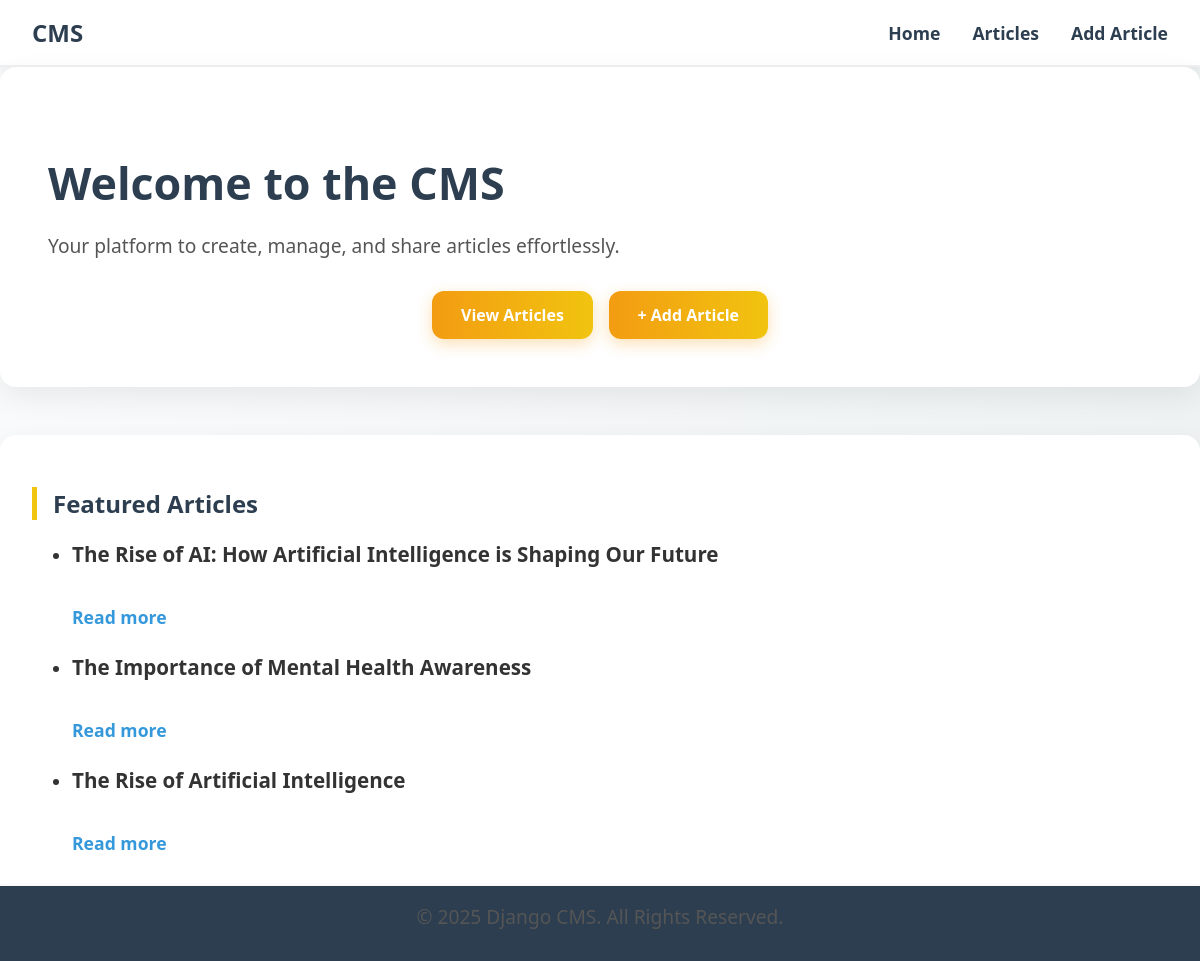
The page / on the database its author committed.
### home/models.py (models this page shows, shortened)
class Article(models.Model):
    title = models.CharField(max_length=225)
    content = models.TextField()
    created_at = models.DateTimeField(default=timezone.now)  # Automatically set to now when created

### home/views.py (the view)
# urls.py: 2. Add a URL to urlpatterns:  path('', views.home, name='home')
def home(request):
    articles = Article.objects.all().order_by('-created_at')[:3]  # Show top 3 or whatever
    return render(request, 'html/home.html', {'articles': articles})

### templates/html/home.html (shortened to what this page needs)
{% extends 'html/base.html' %}
{% block content %}
<section class="hero">
    <h1>Welcome to the CMS</h1>
    <p>Your platform to create, manage, and share articles effortlessly.</p>
    <div class="button-group">
        <a href="{% url 'article_list' %}" class="btn">View Articles</a>
        <a href="{% url 'add_article' %}" class="btn btn-secondary-alt">+ Add Article</a>
    </div>
</section>
<section class="featured-articles">
    <h2>Featured Articles</h2>
    {% if articles %}
        <ul>
            {% for article in articles %}
                <li>
                    <h3>{{ article.title }}</h3>
                    <a href="{% url 'article_detail' article.pk %}">Read more</a>
                </li>
            {% endfor %}
        </ul>
    {% else %}
        <div class="empty-state">
            No articles available yet.
        </div>
    {% endif %}
</section>
{% endblock %}

### static/css/style.css (style rules this page uses)
body { font-family: 'Segoe UI', Tahoma, Geneva, Verdana, sans-serif; background: linear-gradient(to right, #f9fafb, #eef2f3); margin: 0; padding: 0; color: #333; padding-bottom: 50px; }
.hero { background-color: #ffffff; padding: 3rem; border-radius: 16px; box-shadow: 0 10px 30px rgba(0, 0, 0, 0.07); margin-bottom: 2rem; }
h1 { font-size: 2.8rem; margin-bottom: 0.5rem; color: #2c3e50; }
p { font-size: 1.2rem; color: #555; margin-bottom: 2rem; }
.button-group { display: flex; justify-content: center; gap: 1rem; flex-wrap: wrap; }
.btn { background: linear-gradient(to right, #f39c12, #f1c40f); color: white; border: none; padding: 0.8rem 1.8rem; font-size: 1rem; font-weight: bold; border-radius: 12px; cursor: pointer; box-shadow: 0 5px 15px rgba(243, 156, 18, 0.3); transition: all 0.3s ease-in-out; text-decoration: none; }
.featured-articles { background: #ffffff; margin-top: 3rem; padding: 2rem; border-radius: 16px; box-shadow: 0 8px 24px rgba(0, 0, 0, 0.07); text-align: left; }
.featured-articles h2 { border-left: 5px solid #f1c40f; padding-left: 1rem; color: #2c3e50; margin-bottom: 1rem; }
.featured-articles li { margin-bottom: 1.5rem; font-size: 1.1rem; }
.featured-articles a { color: #3498db; text-decoration: none; display: inline-block; margin-top: 0.3rem; font-weight: bold; }

### rows shown on the page
Article: title "The Rise of AI: How Artificial Intelligence is Shaping Our Future"
Article: title "The Importance of Mental Health Awareness"
Article: title "The Rise of Artificial Intelligence"
